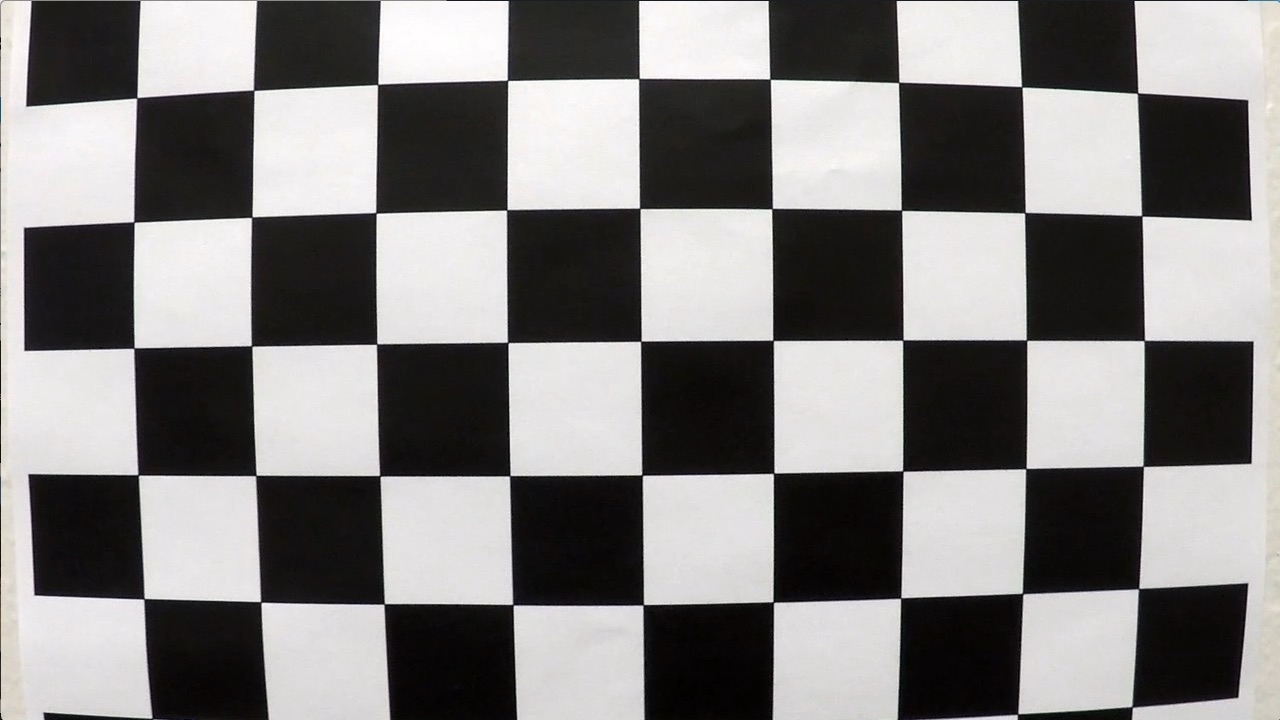
#> input picture Projekt_Spurerkennung_v6/img/Udacity/calib/calibration1.jpg, 1280 x 720 px
$ python Lane_Recognition.py
#> lines starting #> are read from the running program, lines starting #| are printed output that depends on the picture; after the words box and inside, x2 and y2 are one past the last pixel; in counts of white or black regions, pixels touching at a corner belong together; pictures that were not available may be replaced by others from this repository, and a replacement may not be noted
### Projekt_Spurerkennung_v6/helpers.py
import cv2 as cv
import numpy as np

def filter_yellow_and_white_lines(img):
    """
    filter_yellow_and_white_lines filter the yellow and white lines from an image

    Args:
        img (Mat): image object

    Returns:
        Mat: image with only yellow and white lines
    """

    # convert to hls color space
    hls = cv.cvtColor(img, cv.COLOR_BGR2HLS)
    h_channel = hls[:,:,0]
    l_channel = hls[:,:,1]
    s_channel = hls[:,:,2]

    # filter white lines with lightness value
    l_thresh = (215, 255)
    white_mask = np.zeros_like(l_channel)
    white_mask[(l_channel >= l_thresh[0]) & (l_channel <= l_thresh[1])] = 1

    # filter yellow lines with saturation and hue value
    h_thresh = (17, 46)
    h_thresh_filtered = np.zeros_like(h_channel)
    h_thresh_filtered[(h_channel >= h_thresh[0]) & (h_channel <= h_thresh[1])] = 1

    s_thresh = (89, 255)
    s_thresh_filtered = np.zeros_like(s_channel)
    s_thresh_filtered[(s_channel >= s_thresh[0]) & (s_channel <= s_thresh[1])] = 1

    # combine yellow and white filter
    combined = np.zeros_like(h_channel)
    combined[(((s_thresh_filtered == 1) & (h_thresh_filtered == 1))) | white_mask ==1] = 255

    return combined

### Projekt_Spurerkennung_v6/Lane_Recognition.py
import cv2 as cv
from matplotlib import pyplot as plt
from helpers import filter_yellow_and_white_lines
import numpy as np
import os
import glob
import time

### --- Definition of global variables ---
font = cv.FONT_HERSHEY_SIMPLEX

cwd = os.path.dirname(os.path.realpath(__file__)) # get correct cwd
os.chdir(cwd)

old_left_w, old_right_w = [], []

global old_frame_shapes
alpha = 0.25 # opacity of overlayed polygon

# Code was used from opencv.org/4.5.3/dc/dbb/tutorial_py_calibration.html

mtx = np.array([[1.15694047e+03, 0.00000000e+00, 6.65948821e+02],
       [0.00000000e+00, 1.15213880e+03, 3.88784788e+02],
       [0.00000000e+00, 0.00000000e+00, 1.00000000e+00]])
dist = np.array([[-2.37638058e-01, -8.54041696e-02, -7.90999653e-04,
        -1.15882218e-04,  1.05725981e-01]])

### --- Camera Calibration ---

if True:
    print("calibrating Camera", end="") # Dynamic progress bar
    st = time.time()

    # termination criteria
    criteria = (cv.TERM_CRITERIA_EPS + cv.TERM_CRITERIA_MAX_ITER, 30, 0.001)
    # prepare object points, like (0,0,0), (1,0,0), (2,0,0) ....,(6,5,0)

    cols = 9
    rows = 6

    objp = np.zeros((rows*cols,3), np.float32)
    objp[:,:2] = np.mgrid[0:rows,0:cols].T.reshape(-1,2)
    # Arrays to store object points and image points from all the images.
    objpoints = [] # 3d point in real world space
    imgpoints = [] # 2d points in image plane.
    # images = glob.glob(pathname='./img/Udacity/calib/*.jpg')
    images = glob.glob('img/Udacity/calib/*.jpg')
    shape = (0,0)
    for fname in images:
        img = cv.imread(fname)
#> img is the input picture: shape (720, 1280, 3); mean B, G, R 127.8, 128.4, 130.1
        gray = cv.cvtColor(img, cv.COLOR_BGR2GRAY)
        shape = gray.shape[::-1]
#> shape = (1280, 720)
        # Find the chess board corners
        ret, corners = cv.findChessboardCorners(gray, (rows,cols), None)
#> ret = False; corners = None
        # If found, add object points, image points (after refining them)
        if ret == True:
            objpoints.append(objp)
            corners2 = cv.cornerSubPix(gray,corners, (11,11), (-1,-1), criteria)
            imgpoints.append(corners2)
        print(".", end="")

    # Return Camera Matrix and distribution used for calibrating and undistorting camera image
    ret, mtx, dist, rvecs, tvecs = cv.calibrateCamera(objpoints, imgpoints, shape, None, None)
#> ret = 0.526; mtx = [[1056.3, 0, 657], [0, 1070.1, 272.7], [0, 0, 1]]; dist = [[-0.364, 1.04, 0.0172, 0.00364, -1.8]]; rvecs = ([0.495, 0.194, -1.5], [-0.355, 0.322, -1.57]); tvecs = ([-2.31, 5.71, 20], [-16.95, 4.73, 29.81])
    print("Done! ", end="")

    et = time.time()
    mtime = round(et - st, 2)
    print(mtime, "s")


### --- Start Image Processing ---


## video capture was implemented using code from https://www.geeksforgeeks.org/python-play-a-video-using-opencv/
video_name = 'project_video.mp4'
cap = cv.VideoCapture('img/Udacity/' + video_name)

frame_count = int(cap.get(cv.CAP_PROP_FRAME_COUNT))
current_frame = 0

# Check if camera opened successfully
if (cap.isOpened()== False):
    print("Error opening video file")
    exit()
else:
    # define parameters and video file to write result to
    v_width  = int(cap.get(cv.CAP_PROP_FRAME_WIDTH))
    v_height = int(cap.get(cv.CAP_PROP_FRAME_HEIGHT))
    fps = cap.get(cv.CAP_PROP_FPS)
    print("Video size: ", v_width, "x", v_height)
    fourcc = cv.VideoWriter_fourcc(*'H264')
    result_video = cv.VideoWriter('./results/result_video.mp4', fourcc, fps, (v_width, v_height))

# Read until video is completed
while(cap.isOpened()):

    # Start timer
    total_start = time.time()

    # Load video frame
    ret, img1 = cap.read()
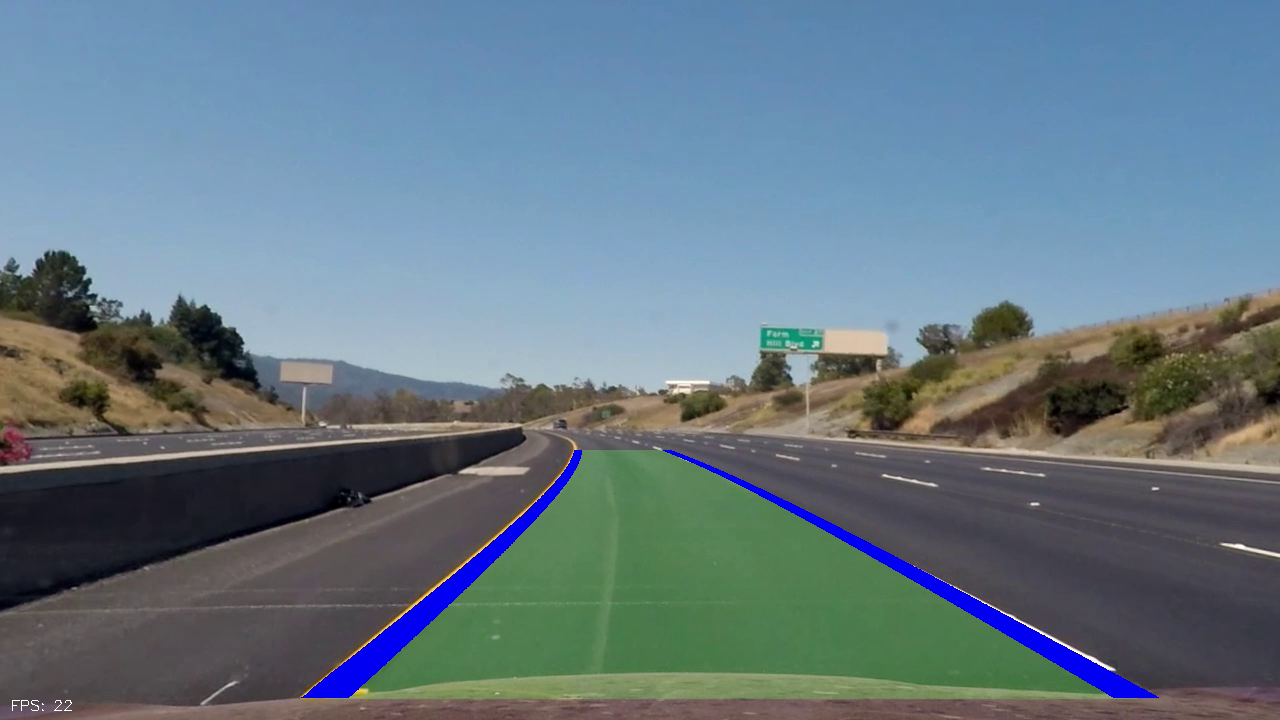
#> input picture frame 3 of Projekt_Spurerkennung_v6/results/result_video.mp4, 1280 x 720 px, given in place of project_video.mp4, which was not available
#> img1 is the input picture: shape (720, 1280, 3); mean B, G, R 132.6, 120.9, 101.8

    if ret == True:
        current_frame += 1

        ### --- Transform Image ---


        # Define width and Height of original image
        h,  w = img1.shape[:2]
#> h = 720; w = 1280

        # Undistort image using predefined Camera Matrix
        img1 = cv.undistort(img1, mtx, dist, None, mtx)

        # Define perspektive transformation corners
        src = np.float32(((560, 450), (720, 450), (200, 700), (1200, 700)))
        dst = np.float32(((0, 0), (w, 0), (0, h), (w, h)))

        # Apply perspective transformation
        M = cv.getPerspectiveTransform(src,dst)
        img1_warp = cv.warpPerspective(img1,M,(img1.shape[1], img1.shape[0]))

        # Apply filters to find lines
        filtered_lines = filter_yellow_and_white_lines(img1_warp)
#> in filter_yellow_and_white_lines, `hls = cv.cvtColor(img, cv.COLOR_BGR2HLS)`: hls: shape (720, 1280, 3); mean of channels 0, 1, 2 83.6, 104.1, 63
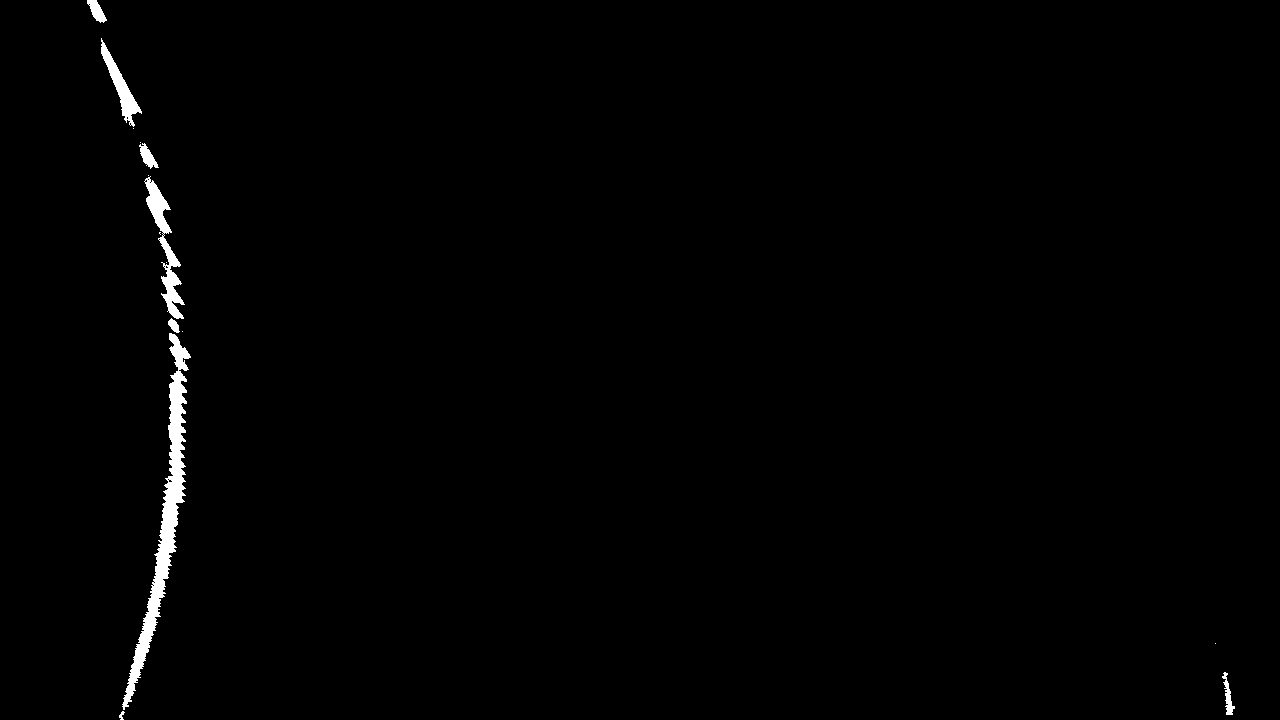
#> filtered_lines: shape (720, 1280); 0.89% white; 15 white regions (7 under 20 px), largest, box (x1, y1, x2, y2) and area: (122, 333, 191, 710) 4835, (144, 176, 185, 319) 1598, (101, 38, 142, 127) 927

        # define width and height of transformed image
        w = len(filtered_lines[1])
        h = len(filtered_lines)

        # Split image and filter for single points
        left_half = filtered_lines[:,0:int(w/2)]
        right_half = filtered_lines[:,int(w/2):w]
#> right_half: shape (720, 640); 0.05% white; 2 white regions (1 under 20 px), largest, box (x1, y1, x2, y2) and area: (582, 672, 595, 715) 219

        # Wende Prewitt Kantenfilter an um rechte bzw. linke Kante von jeweiliger Bildhälfte zu filtern
        kernel = np.array([[1,0,-1],[1,0,-1],[1,0,-1]],np.float32)
        left_half = cv.filter2D(left_half,-1,kernel)
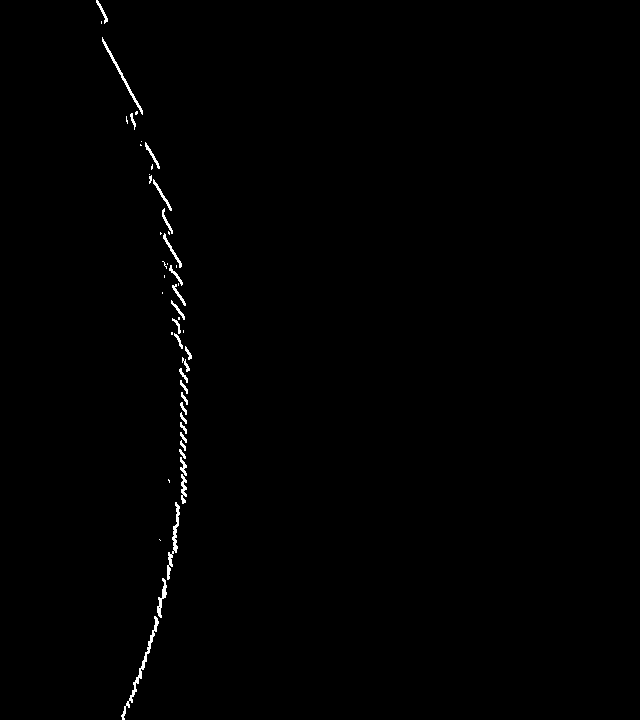
#> left_half: shape (720, 640); 0.53% white in thin lines or dots, all inside (x1, y1, x2, y2) = (96, 0, 192, 720)
        kernel = np.array([[-1,0,1],[-1,0,1],[-1,0,1]],np.float32)
        right_half = cv.filter2D(right_half,-1,kernel)
#> right_half: shape (720, 640); 0.03% white; 2 white regions (1 under 20 px), largest, box (x1, y1, x2, y2) and area: (581, 671, 589, 716) 147


        ### --- Get points of pixels ---


        # Get Array of point coordinates from image
        left_y, left_x = np.where(left_half == np.uint32(255))
#> left_y = 2440 values from 0 to 719; left_x = 2440 values, max 191 at index 1117, min 96 at index 0, mean 161
        right_y, right_x = np.where(right_half == np.uint32(255))
#> right_y = 150 values from 642 to 715; right_x = 150 values, max 588 at index 111, min 574 at index 0, mean 584.5


        ### --- get polynomial functions ---


        # Determine Polynomial Function representing the white pixel for each half

        def get_poly(x_n, y_n):
            """
            get_poly Determine the second degree polynomial function representing the points defined in the input arrays
            Uses np.polyfit

            Args:
                x_n (Array): X values of points
                y_n (Array): Y values of points

            Returns:
                (Array, Array): Arrays containing key pints defining a second degree polynomial Function

            Raises:
                ValueError: If input Array is empty
            """
            if len(x_n) == 0:
                raise ValueError

            w = np.polyfit(y_n, x_n, 2)
#> w = [-0.000587, 0.469, 90.81]

            xn = np.arange(0, h, 1)
#> xn = 720 values from 0 to 719
            yn1 = np.poly1d(w)(xn)
#> yn1 = 720 values, max 184.4 at index 399, min 90.81 at index 0, mean 158.1

            return (w, xn, yn1)

        original_overlayed = img1

        try:
            # Get representative Polynomial function for each half
            # If no polynomial can be found, exit try block
            left_w, left_yn, left_xn = get_poly(left_x, left_y)
#> left_w = [-0.000587, 0.469, 90.81]; left_yn = 720 values from 0 to 719; left_xn has the same summary as yn1 in get_poly
            right_w, right_yn, right_xn = get_poly(right_x, right_y)
#> right_w = [-0.00272, 3.85, -777.6]; right_yn = 720 values from 0 to 719; right_xn = 720 values, max 585.8 at index 709, min -777.6 at index 0, mean 137.6

            # Calculate end time and print time difference
            calc_end = time.time()
            mtime = round(calc_end - total_start, 3)
            print("Frame: ", current_frame, "/", frame_count, ": ", end="")
            print("Calc Time: ", mtime*1000, "ms ", end="")

            ### --- Speed up rendering by only drawing new lines if koefficients of line differ enough for last frame ---

            if len(old_left_w) == 0:
                old_left_w = left_w
#> old_left_w = [-0.000587, 0.469, 90.81]
                old_right_w = right_w
#> old_right_w = [-0.00272, 3.85, -777.6]

            t = [0.8, 0.8, 0.1] # value for tolerance when comparing new and old curve

            # If difference between new and old polynomial is larger than allowed tolerance, use old drawn lines
            if current_frame != 1 and not np.any(abs(old_left_w-left_w) > abs(np.multiply(t,old_left_w))) or np.any(abs(old_left_w-left_w) < 0 - abs(np.multiply(t, old_left_w))):
                original_overlayed = cv.addWeighted(old_poly, alpha, original_overlayed, 1-alpha, 1)
                original_overlayed = np.where(old_poly == 0, img1, original_overlayed)

                original_overlayed[:,:,0] = np.where(old_lines[:,:,0] == 255, 255, original_overlayed[:,:,0])
                original_overlayed[:,:,1] = np.where(old_lines[:,:,0] == 255, 0, original_overlayed[:,:,1])
                original_overlayed[:,:,2] = np.where(old_lines[:,:,0] == 255, 0, original_overlayed[:,:,2])

            else:
                # define new polynomials to be used by tolerance checking in the next frame
                old_left_w = left_w
                old_right_w = right_w

                # Shift right curve to the right to display it correctly
                right_xn += np.uint32(w/2)
#> right_xn = 720 values, max 1225.8 at index 709, min -137.6 at index 0, mean 777.6

                ### --- Draw shapes on polygon and transform back to original ---


                # init black image for polygon
                warp_poly = np.zeros((h, w, 3), np.uint8)
                #init black image for lines
                warp_lines = np.zeros((h, w, 3), np.uint8)

                # Create Stack out of points for each line
                left_curve_stack = np.stack((left_xn, left_yn), axis=-1)
#> left_curve_stack = 720 pairs, first value 90.81 to 184.4, second value 0 to 719
                right_curve_stack = np.stack((right_xn, right_yn), axis=-1)
#> right_curve_stack = 720 pairs, first value -137.6 to 1225.8, second value 0 to 719

                # create array containing both lines
                pts = np.array([left_curve_stack, right_curve_stack[::-1]], np.int32)
                pts = pts.reshape((-1,1,2))
#> pts = contour of 1440 points, box (x1, y1, x2, y2) (-137, 0, 1226, 720), area 445635

                # fill space between lines with (green) polygon
                cv.fillPoly(warp_poly, [pts], (0,255,0))
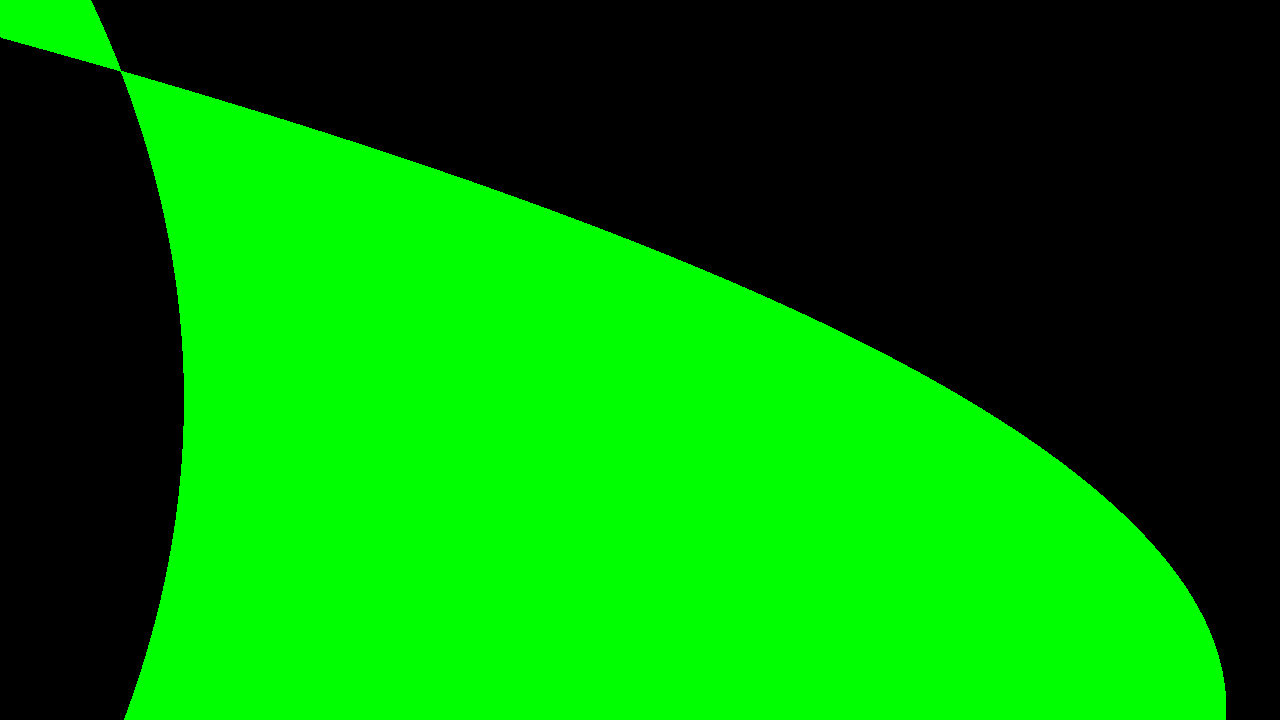
#> warp_poly: shape (720, 1280, 3); mean of channels 0, 1, 2 0, 127.5, 0; drawn as B, G, R

                # Draw both lines in image (blue)
                cv.polylines(warp_lines, pts, isClosed = True, color = (255, 0, 0), thickness = 60)

                # transform poylgon back to original proportions
                M = cv.getPerspectiveTransform(dst,src)
                transform_back = cv.warpPerspective(warp_poly,M,(w, h))
                old_poly = transform_back

                # overlay polygon with limited opacity onto road
                original_overlayed = cv.addWeighted(transform_back, alpha, original_overlayed, 1-alpha, 1)
                original_overlayed = np.where(transform_back == 0, img1, original_overlayed)

                # transform lines back to original proportions
                transform_back = cv.warpPerspective(warp_lines,M,(w, h))
                old_lines = transform_back

                # Overlay lines on full opacity on road
                original_overlayed[:,:,0] = np.where(transform_back[:,:,0] == 255, 255, original_overlayed[:,:,0])
                original_overlayed[:,:,1] = np.where(transform_back[:,:,0] == 255, 0, original_overlayed[:,:,1])
                original_overlayed[:,:,2] = np.where(transform_back[:,:,0] == 255, 0, original_overlayed[:,:,2])
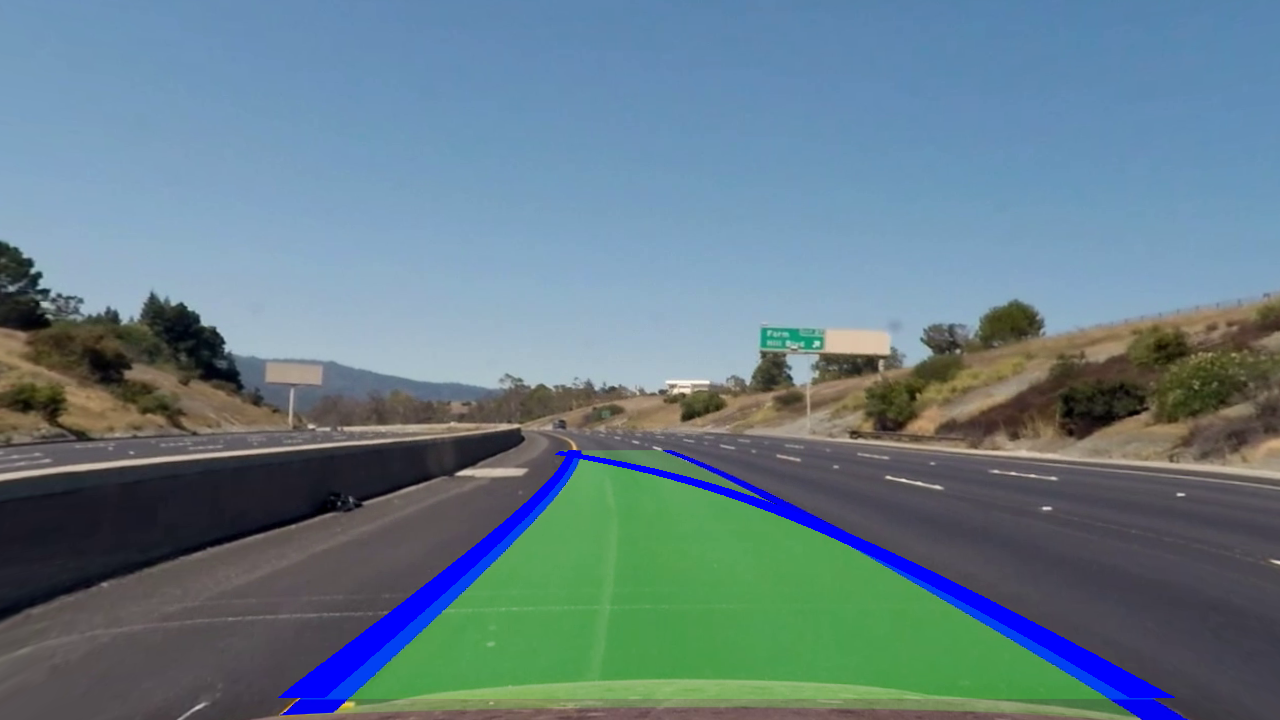
#> original_overlayed: shape (720, 1280, 3); mean of channels 0, 1, 2 135, 124.6, 100.5; drawn as B, G, R

        except(ValueError):
            print("No markings found! ", end="")

        finally:
            ### --- Write final image to file ---

            total_end = time.time()
            mtime = round(total_end - total_start, 3)
            # print("Total time: ", mtime*1000, "ms")

            # Calculate and display fps on frame
            fps = str(round(1 / mtime))
            cv.putText(original_overlayed, 'FPS: ' + fps, (10,h-10), font, 0.5, (255,255,255), 1)
#> original_overlayed: shape (720, 1280, 3); 0.01% of pixels changed, all inside (x1, y1, x2, y2) = (12, 700, 59, 711)

            # Show image
            cv.imshow('Frame', original_overlayed)
            if cv.waitKey(1) & 0xFF == ord('q'):
#> (key q is pressed here)
                print("exiting video playback...")
                break

            # Write frame to results video
            result_video.write(original_overlayed)

            # Calculate and print total time after displaying frame
            total_end = time.time()
            mtime = round(total_end - total_start, 3)
            print("Total time: ", mtime*1000, "ms")

    else:
        # If frame can't be read (end of video), break out of loop and terminate video
        break

# Clean up
cap.release()
result_video.release()

cv.destroyAllWindows()
